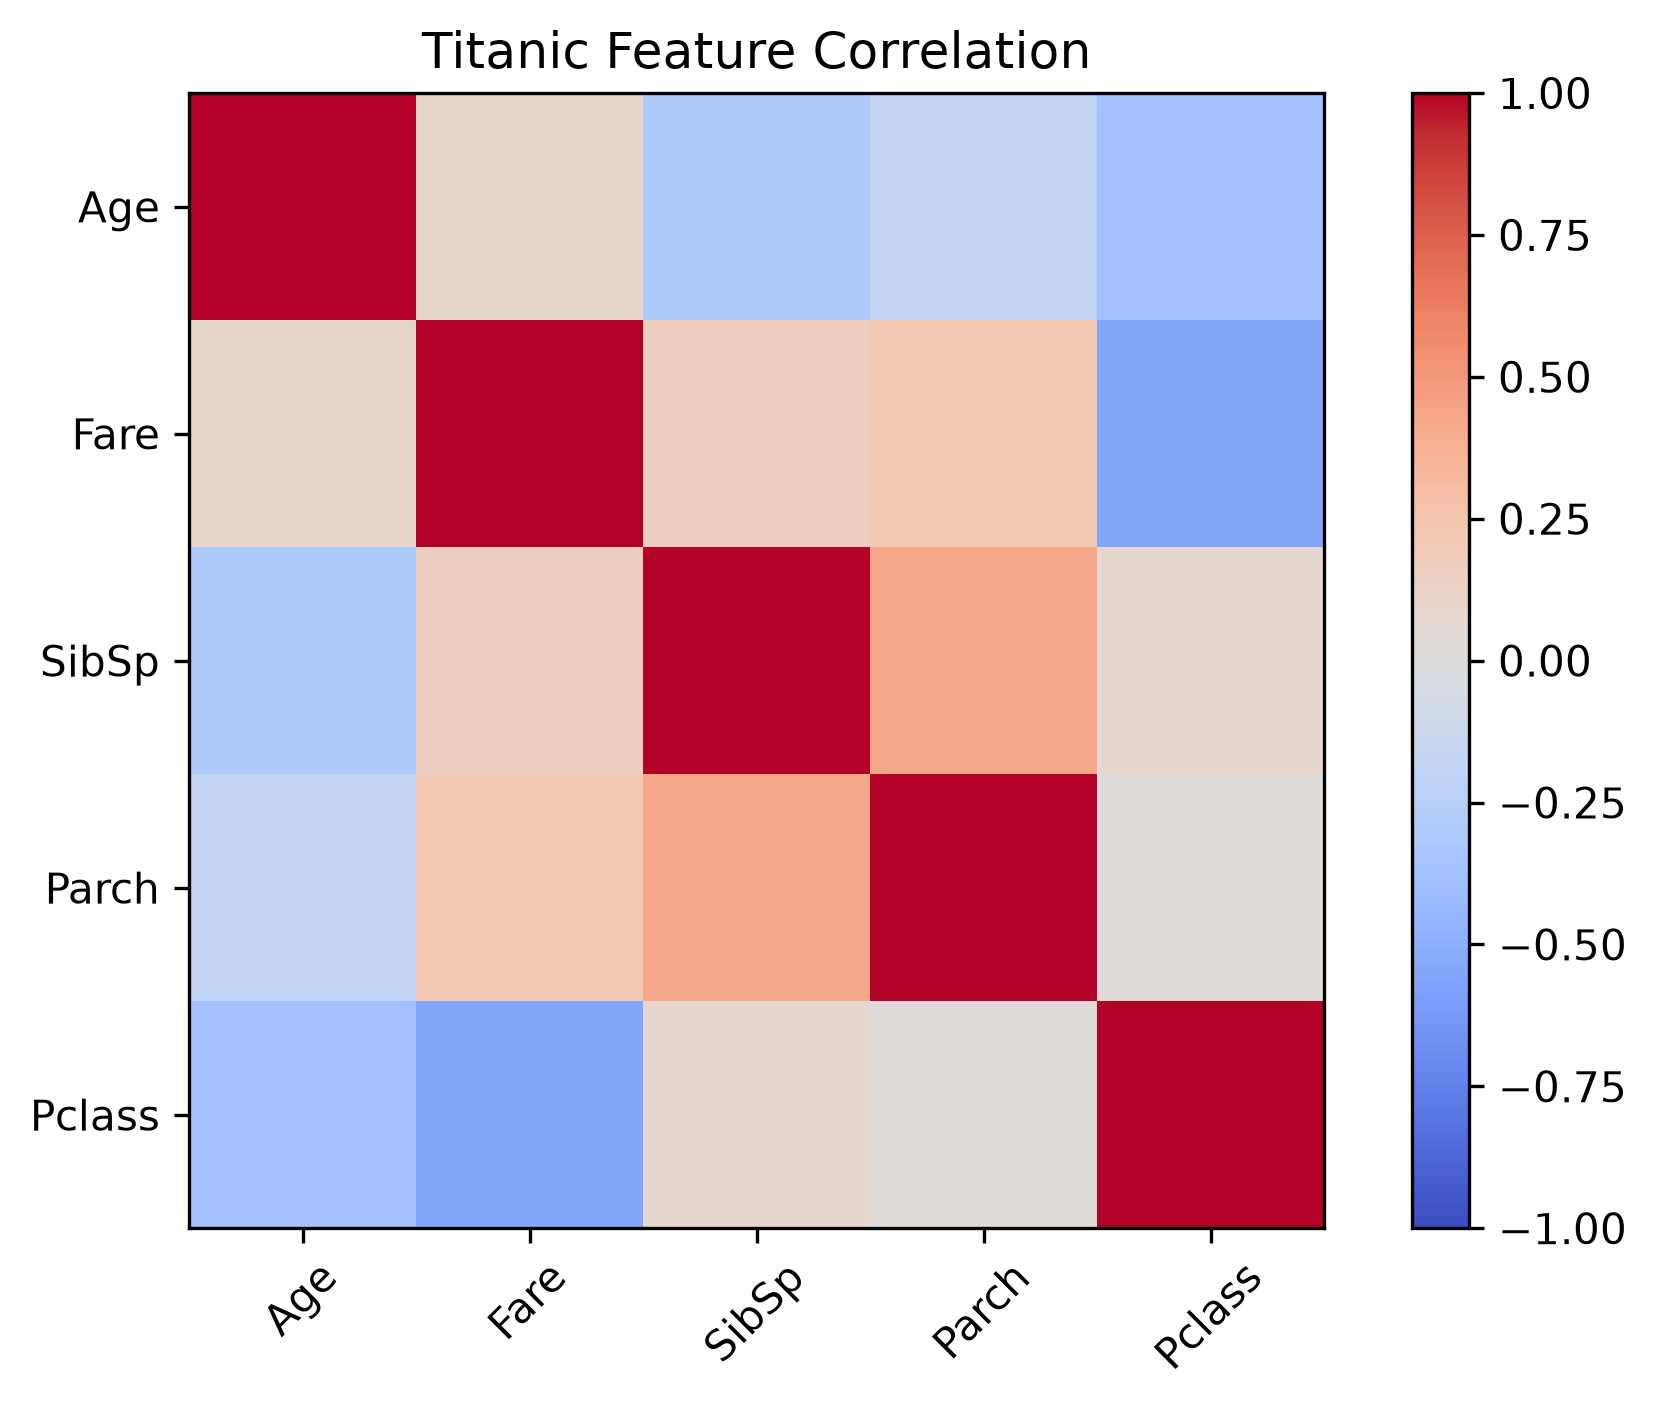

Generate this figure with Python:
import pandas as pd
import matplotlib.pyplot as plt

df = pd.read_csv(
    r"C:\Development\python\data_science\dataset\titanic.csv"
)

correlation = df[["Age", "Fare", "SibSp", "Parch", "Pclass"]].corr()

plt.imshow(correlation, cmap="coolwarm", vmin=-1, vmax=1)
plt.colorbar()
plt.xticks(range(len(correlation.columns)), correlation.columns, rotation=45)
plt.yticks(range(len(correlation.columns)), correlation.columns)
plt.title("Titanic Feature Correlation")
plt.tight_layout()

plt.savefig(
    r"C:\Development\python\data_science\visualization\heatmap.png",
    dpi=300,
    bbox_inches="tight"
)

plt.show()
